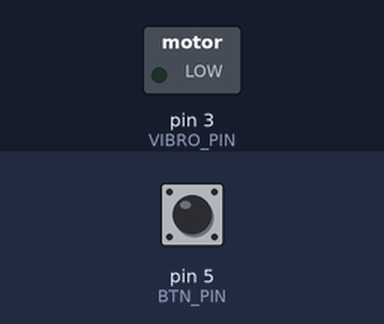
Bench run of a sketch on a simulated Arduino Uno, built with avr-gcc and run on an emulated ATmega328P. Parts: switched loads named in the sketch (green lamp = pin HIGH). The inputs (shaded band) are chosen by the test bench; at power-on: pin 5 (BTN_PIN) HIGH.

Above: at 1.2 s.
1.3 s: pin 5 (BTN_PIN) pulled LOW for 1 s
At 1.58 s:
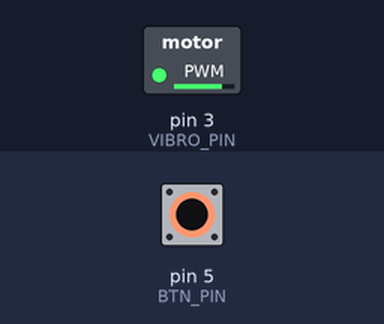
Timing chart, 0 to 4.3 s (numbered marks = the images above; inputs shaded):
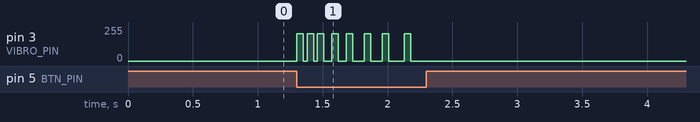

Measured:
- after the input at 1.3 s, pin 3 (VIBRO_PIN): 0/255 → 203/255 at once, then repeats every 0.08 s: 0/255 0.03 s, 203/255 0.05 s, until it stays 0/255 from 2.2 s

The sketch:

VibromotorBreathe.ino
```cpp
const int VIBRO_PIN = 3;
const int BTN_PIN = 5;
const int MAX_ANALOG_INPUT = 1023;

int _interval = 1;
const int MAX_INTERVAL_LENGTH = 15;

void setup() {
  pinMode(VIBRO_PIN, OUTPUT);
  pinMode(BTN_PIN, INPUT_PULLUP);
}

void loop() {
  // breathing pattern- from frequent vibration to less frequent, increasing interval
  int btnVal = digitalRead(BTN_PIN);
  if (btnVal == LOW) {
    analogWrite(VIBRO_PIN, MAX_ANALOG_INPUT * 0.95);
    delay(50);
    _interval += 1;
    analogWrite(VIBRO_PIN, 0);
    delay(_interval/2 * 30);
    if (_interval > MAX_INTERVAL_LENGTH) {
      _interval = 1;
      delay(5000);
    }
  }
}
```
